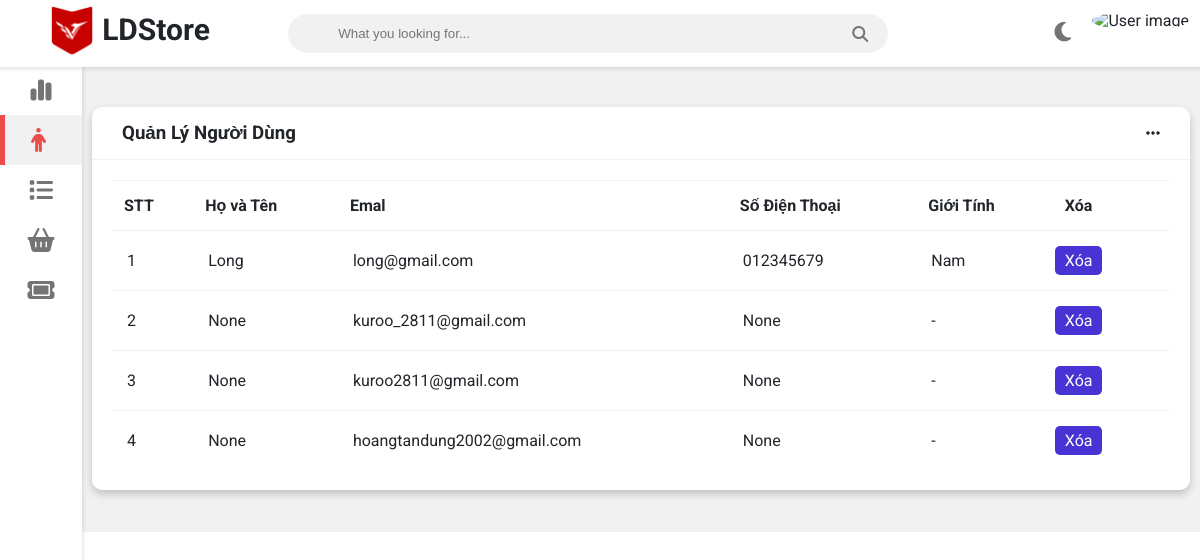
The app's page /adminpage/usermanagement/ with its own data.
### user/models.py (models this page shows, shortened)
class CustomUser(AbstractBaseUser, PermissionsMixin):
    SEX_CHOICES = (
        ("Nam", "Nam"),
        ("Nữ", "Nữ"),
        ("-", "-")
    )
    username = models.CharField(max_length=20, unique=True)
    password = models.CharField(max_length=30)
    email = models.EmailField()
    fullname = models.CharField(max_length=50, blank=True, null=True)
    avatar = models.ImageField(upload_to ='media/user/avatar/%Y/%m/%d', blank=True, null=True)
    address = models.CharField(max_length=300, blank=True, null=True)
    phone_number = models.CharField(max_length=10, blank=True, null=True)
    dob = models.DateField(blank=True, null=True)
    sex = models.CharField(max_length=10, choices=SEX_CHOICES, default="-")
    is_admin = models.BooleanField(default=False)
    is_active = models.BooleanField(default=False)
    is_staff = models.BooleanField(default=True)
    is_superuser = models.BooleanField(default=False)
    objects = UserManager()
    USERNAME_FIELD = 'username'
    REQUIRED_FIELDS = ['password']

### adminpage/views.py (the view)
# urls.py: path('usermanagement/', UserManagement.as_view(), name='usermanagement'),
class UserManagement(View):
    template_name = "adminpage/Manage-User.html"
    def get(self, request, *args, **kwargs):
        users = CustomUser.objects.all()
        context = {
            'users': users,
            'route': 'usermanagement'
        }
        return render(request, self.template_name, context)

### home/context_processors.py (called while the page is built)
def get_category(request):
    categories = Category.objects.all()
    context = {
        'categories': categories,
    }
    return context

### adminpage/templates/adminpage/Manage-User.html (shortened to what this page needs)
<!DOCTYPE html>
{% load static %}
<html>
<head>
    {% include "adminpage/head.html" %}
</head>
<body>
    <div class="navbar">
        <ul class="navbar-nav">
            <li class="nav-item">
                <img  src="{% static 'adminpage/img/logo.png' %}" alt="ATPro logo" class="logo logo-light">
				<span style="font-size: 30px; font-weight: bold; transform: translateY(-20px); display: inline-block;">LDStore</span>
            </li>
        </ul>
        <form class="navbar-search">
            <input type="text" name="Search" class="navbar-search-input" placeholder="What you looking for...">
            <i class="fas fa-search"></i>
        </form>
        <ul class="navbar-nav nav-right">
            <li class="nav-item mode">
                <a class="nav-link" href="#" onclick="switchTheme()">
                    <i class="fas fa-moon dark-icon"></i>
                </a>
            </li>
            <li class="nav-item avt-wrapper">
                <div class="avt dropdown">
                    <img src="assets/tuat.jpg" alt="User image" class="dropdown-toggle" data-toggle="user-menu">
                </div>
            </li>
        </ul>
    </div>
    {% include "adminpage/sidebar.html" %}
    <div class="wrapper">
        <div class="table-manage">
            <div class="card">
                <div class="card-header">
                    <h3>
                        Quản Lý Người Dùng
                    </h3>
                    <i class="fas fa-ellipsis-h"></i>
                </div>
                <div class="card-content">
                    <table>
                        <thead>
                            <tr>
                                <th>STT</th>
                                <th>Họ và Tên</th>
                                <th>Emal</th>
                                <th>Số Điện Thoại</th>
                                <th>Giới Tính</th>
                                <th>Xóa</th>
                            </tr>
                        </thead>
                        <tbody>
                            {% for user in users %}
                                <tr>
                                    <td>{{ forloop.counter }}</td>
                                    <td>{{ user.fullname }}</td>
                                    <td>{{ user.email }}</td>
                                    <td>{{ user.phone_number }}</td>
                                    <td>{{ user.sex }}</td>
                                    <td><a href="#" class="btn">Xóa</a> </td>
                                </tr>
                            {% endfor %}
                        </tbody>
                    </table>
                </div>
            </div>
        </div>
    </div>
</body>
</html>

### static/adminpage/css/style.css (style rules this page uses)
:root { --primary-color: #4834d4; --success-color: #6ab04c; --warning-color: #f0932b; --danger-color: #eb4d4b; --light-color: #212529; --light-second-color: #727475; --light-background: #ffffff; --light-second-background: #f1f1f1; --dark-color: #909090; --dark-second-color: #f5f6fa; --dark-background: #23242D; --dark-second-background: #181818; }
.light { --main-bg-color: var(--light-background); --second-bg-color: var(--light-second-background); --main-color: var(--light-color); --second-color: var(--light-second-color); }
* { box-sizing: border-box; }
body { font-family: 'Roboto', sans-serif; background: var(--main-bg-color); color: var(--main-color); margin: 0; }
.navbar { display: flex; flex-direction: row; background: var(--main-bg-color); color: var(--main-color); position: fixed; top: 0; right: 0; left: 0; z-index: 101; box-shadow: rgba(0,0,0,0.12) 0px 1px 4px 1px; }
.navbar-nav { list-style: none; display: flex; flex-direction: row; padding-left: 0; margin-bottom: 0; margin-top: 0; }
.nav-link { float: left; text-align: center; padding: 21px 10px; text-decoration: none; font-size: 17px; color: var(--second-color); position: relative; }
.navbar-nav i { font-size: 1.4rem; }
.nav-right { margin-left: auto; }
.navbar-search { position: relative; margin: auto; width: 50%; }
.navbar-search input { background: var(--second-bg-color); border: none; padding: 12px 50px 12px 50px; width: 100%; outline: none; color: var(--main-color); border-radius: 20px; }
.navbar-search i { position: absolute; top: 50%; right: 20px; transform: translateY(-50%); color: var(--second-color); cursor: pointer; }
.logo { height: 60px; object-fit: cover; margin-left: 3rem; }
.avt img { width: 39px; height: 39px; border-radius: 50%; }
.avt { padding: 11px }
.dropdown { position: relative; }
.wrapper { padding: 10px; margin-left: 82px; padding-top: 75px; background: var(--second-bg-color); transition: margin-left .5s; }
.table-manage { width: 100%; margin: 2rem 0 ; border-radius: 10px; }
.btn { padding: 5px 10px; border-radius: 5px; background-color: #4834d4; color: #fff; text-decoration: none; transform: translateX(-13px); display: inline-block; }
.card { background: var(--main-bg-color); color: var(--main-color); border-radius: 10px; margin-bottom: 10px; box-shadow: 0 4px 8px 0 rgba(0,0,0,0.2); }
.card-header { padding: 15px 30px; border-bottom: 1px solid var(--second-bg-color); position: relative; }
.card-header i { color: var(--main-color); position: absolute; right: 30px; top: 50%; transform: translateY(-50%); }
.card-header h3 { margin: 0; }
.card-content { padding: 20px; overflow-x: auto; }
table { border-collapse: collapse; width: 100%; }
table td { border-top: 1px solid var(--second-bg-color); padding: 15px; }
table th { border-top: 1px solid var(--second-bg-color); border-bottom: 1px solid var(--second-bg-color); padding: 15px 12px; text-align: left; }

### records on screen
CustomUser: fullname "Long", email "long@gmail.com", phone_number "012345679", sex "Nam"
CustomUser: fullname "None", email "kuroo_2811@gmail.com", phone_number "None", sex "-"
CustomUser: fullname "None", email "kuroo2811@gmail.com", phone_number "None", sex "-"
CustomUser: fullname "None", email "hoangtandung2002@gmail.com", phone_number "None", sex "-"
